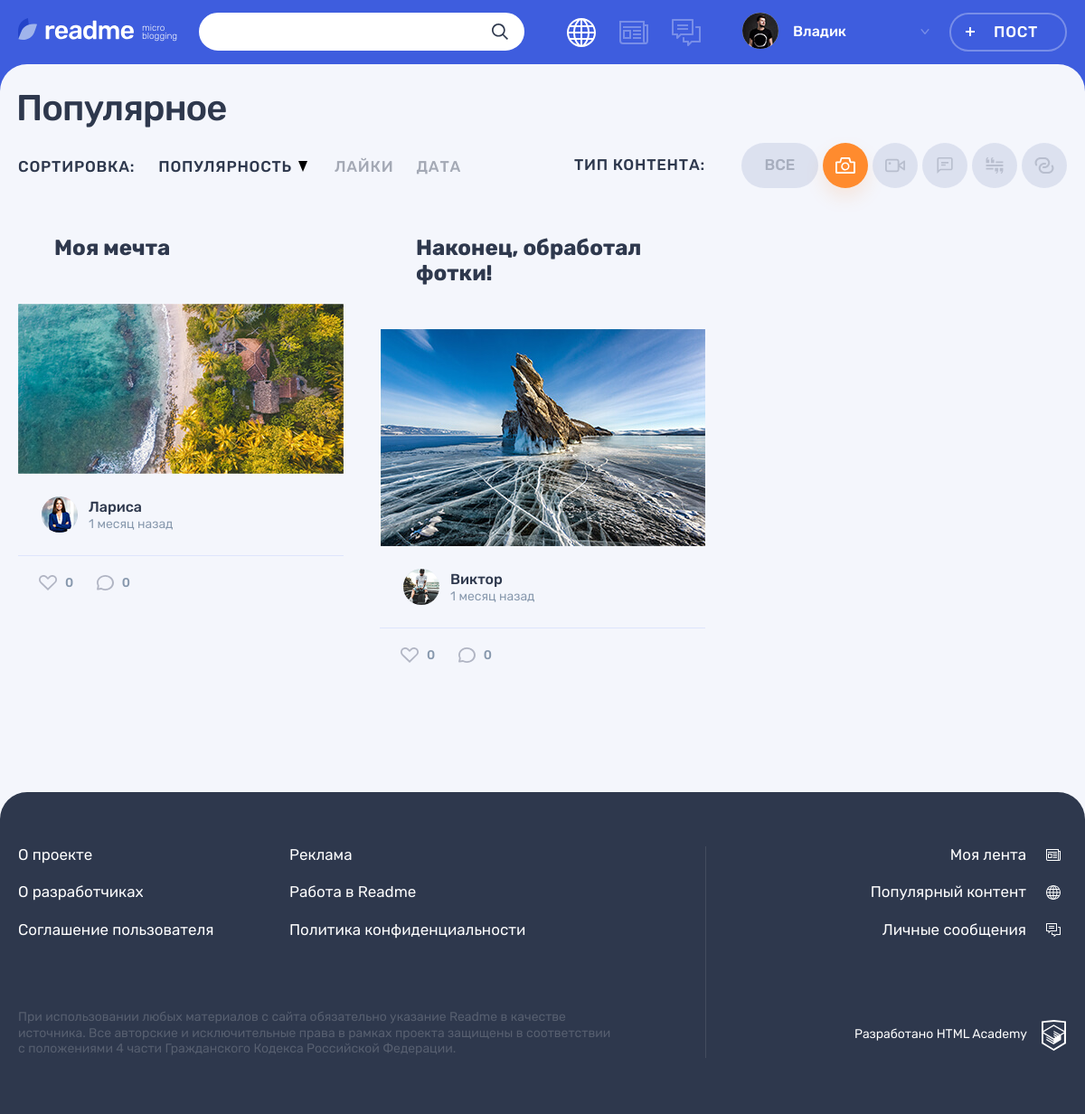
/popular.php?id=1 (signed in), run on the app's committed database.
### tables this page shows
CREATE TABLE types
(
  id              INT AUTO_INCREMENT PRIMARY KEY,
  title           VARCHAR(32) NOT NULL,
  class_name VARCHAR(32) NOT NULL
);

CREATE TABLE posts
(
  id           INT AUTO_INCREMENT PRIMARY KEY,
  dt_add       TIMESTAMP DEFAULT CURRENT_TIMESTAMP,
  title        VARCHAR(255) NOT NULL,
  text_content TEXT,
  quote_author VARCHAR(255),
  image        VARCHAR(255),
  video        VARCHAR(255),
  link         VARCHAR(255),
  views_count  INT,
  user_id      INT          NOT NULL,
  type_id      INT          NOT NULL,
  tag_id       INT
);

CREATE TABLE users
(
  id       INT AUTO_INCREMENT PRIMARY KEY,
  dt_add   TIMESTAMP DEFAULT CURRENT_TIMESTAMP,
  email    VARCHAR(128) NOT NULL UNIQUE,
  login    VARCHAR(64)  NOT NULL,
  password VARCHAR(255) NOT NULL,
  avatar   VARCHAR(255)
);

### helpers.php (called while the page is built, shortened)
<?php
function get_noun_plural_form(int $number, string $one, string $two, string $many): string {
    $number = (int)$number;
    $mod10 = $number % 10;
    $mod100 = $number % 100;
    switch (true) {
        case ($mod10 === 1):
            return $one;
    }
}
function include_template($name, array $data = []) {
    $name = 'templates/' . $name;
    extract($data);
    require $name;
    $result = ob_get_clean();
    return $result;
}
function generate_random_date($index) {
    $deltas = [
        ['minutes' => 59],
        ['hours' => 23],
        ['days' => 6],
        ['weeks' => 4],
        ['months' => 11]
    ];
    $dcnt = count($deltas);
    $delta = $deltas[$index];
    $timeval = rand(1, current($delta));
    $timename = key($delta);
    $ts = strtotime("$timeval $timename ago");
    $dt = date('Y-m-d H:i:s', $ts);
    return $dt;
}
function print_date_diff($date) {
    $first_date = date_create($date);
    $now = date_create('now');
    $date_diff = date_diff($now, $first_date);
    foreach ($date_diff as $period => $amount) {
        if ($amount !== 0) {
            switch ($period) {
                case 'm':
                    return "$amount " . get_noun_plural_form($amount, 'месяц', 'месяца', 'месяцев');
                    break;
            }
        }
    }
}
function get_data($con, $stmt, $is_row) {
    mysqli_stmt_execute($stmt);
    $result = mysqli_stmt_get_result($stmt);
    if ($is_row) {
        $data = mysqli_fetch_assoc($result);
    } else {
        $data = mysqli_fetch_all($result, MYSQLI_ASSOC);
    }
    return $data;
}

### models.php (called while the page is built, shortened)
<?php
function get_post_types($con) {
    $sql = "SELECT * FROM types";
    $stmt = mysqli_prepare($con, $sql);
    $types = get_data($con, $stmt, false);
    return $types;
}
function get_filtered_posts($con, $filtered_property, $value) {
    $limit = NUMBER_OF_PAGE_POSTS;
    if ($filtered_property) {
        $sql_filter = " WHERE $filtered_property = $value";
    } else {
        $sql_filter = "";
    }
    $sql = "SELECT p.*, u.login, u.avatar, t.class_name FROM posts p JOIN users u ON p.user_id = u.id JOIN types t ON p.type_id = t.id $sql_filter ORDER BY views_count DESC LIMIT ?;";
    $stmt = mysqli_prepare($con, $sql);
    mysqli_stmt_bind_param($stmt, 'i', $limit);
    $filtered_posts = get_data($con, $stmt, false);
    return $filtered_posts;
}

### templates/main.php (the view, shortened to what this page needs)
<section class="page__main page__main--popular">
    <div class="container">
        <h1 class="page__title page__title--popular">Популярное</h1>
    </div>
    <div class="popular container">
        <div class="popular__filters-wrapper">
            <div class="popular__sorting sorting">
                <b class="popular__sorting-caption sorting__caption">Сортировка:</b>
                <ul class="popular__sorting-list sorting__list">
                    <li class="sorting__item sorting__item--popular">
                        <a class="sorting__link sorting__link--active" href="#">
                            <span>Популярность</span>
                            <svg class="sorting__icon" width="10" height="12">
                                <use xlink:href="#icon-sort"></use>
                            </svg>
                        </a>
                    </li>
                    <li class="sorting__item">
                        <a class="sorting__link" href="#">
                            <span>Лайки</span>
                        </a>
                    </li>
                    <li class="sorting__item">
                        <a class="sorting__link" href="#">
                            <span>Дата</span>
                        </a>
                    </li>
                </ul>
            </div>
            <div class="popular__filters filters">
                <b class="popular__filters-caption filters__caption">Тип контента:</b>
                <ul class="popular__filters-list filters__list">
                    <li class="popular__filters-item popular__filters-item--all filters__item filters__item--all">
                        <a class="filters__button filters__button--ellipse filters__button--all  <?php if ($id === ''): ?>filters__button--active<?php endif; ?>" href="/">
                            <span>Все</span>
                        </a>
                    </li>
                    <?php foreach ($types as $type): ?>
                        <li class="popular__filters-item filters__item">
                            <a class="filters__button filters__button--<?= $type['class_name']; ?> <?php if ($id === strval($type['id'])): ?>filters__button--active<?php endif; ?> button" href="/?id=<?= $type['id']; ?>">
                                <svg class="filters__icon" width="22" height="18">
                                    <use xlink:href="#icon-filter-<?= $type['class_name']; ?>"></use>
                                </svg>
                            </a>
                        </li>
                    <?php endforeach; ?>
                </ul>
            </div>
        </div>
        <div class="popular__posts">
            <?php foreach ($posts as $key => $post): ?>
                <article class="popular__post post-<?= $post['class_name']; ?>">
                    <header class="post__header">
                        <h2>
                            <a href="/post.php?id=<?= $post['id']; ?>"><?= htmlspecialchars($post['title']) ?></a>
                        </h2>
                    </header>
                    <div class="post__main">
                        <?php if ($post['class_name'] === 'quote'): ?>
                            <blockquote>
                                <p><?= htmlspecialchars($post['text_content']) ?></p>
                                <cite><?= htmlspecialchars($post['quote_author']) ?></cite>
                            </blockquote>
                        <?php elseif ($post['class_name'] === 'photo'): ?>
                            <div class="post-photo__image-wrapper">
                                <img src="img/<?= htmlspecialchars($post['image']) ?>" alt="Фото от пользователя" width="360" height="240">
                            </div>
                        <?php endif; ?>
                    </div>
                    <footer class="post__footer">
                        <div class="post__author">
                            <a class="post__author-link" href="#" title="Автор">
                                <div class="post__avatar-wrapper">
                                    <img class="post__author-avatar" src="img/<?= $post['avatar'] ?>" alt="Аватар пользователя">
                                </div>
                                <div class="post__info">
                                    <b class="post__author-name"><?= htmlspecialchars($post['login']) ?></b>
                                    <time class="post__time" datetime="<?= generate_random_date($key) ?>" title="<?= date_format(date_create($post['dt_add']), 'd.m.Y H:i'); ?>">
                                        <?= print_date_diff($post['dt_add']); ?> назад
                                    </time>
                                </div>
                            </a>
                        </div>
                        <div class="post__indicators">
                            <div class="post__buttons">
                                <a class="post__indicator post__indicator--likes button" href="#" title="Лайк">
                                    <svg class="post__indicator-icon" width="20" height="17">
                                        <use xlink:href="#icon-heart"></use>
                                    </svg>
                                    <span>0</span>
                                </a>
                                <a class="post__indicator post__indicator--comments button" href="#" title="Комментарии">
                                    <svg class="post__indicator-icon" width="19" height="17">
                                        <use xlink:href="#icon-comment"></use>
                                    </svg>
                                    <span>0</span>
                                </a>
                            </div>
                        </div>
                    </footer>
                </article>
            <?php endforeach; ?>
        </div>
    </div>
</section>

### templates/layout.php (shortened to what this page needs)
<!DOCTYPE html>
<html lang="ru">
<head>
    <link rel="stylesheet" href="css/main.css">
</head>
<body class="page">
<header class="header">
    <div class="header__wrapper container">
        <div class="header__logo-wrapper">
            <a class="header__logo-link" href="main.html">
                <img class="header__logo" src="img/logo.svg" alt="Логотип readme" width="128" height="24">
            </a>
            <p class="header__topic">
                micro blogging
            </p>
        </div>
        <form class="header__search-form form" action="search.php" method="get">
            <div class="header__search">
                <input class="header__search-input form__input" type="search">
                <button class="header__search-button button" type="submit">
                    <svg class="header__search-icon" width="18" height="18">
                        <use xlink:href="#icon-search"></use>
                    </svg>
                </button>
            </div>
        </form>
        <div class="header__nav-wrapper">
            <nav class="header__nav">
                <ul class="header__my-nav">
                    <li class="header__my-page header__my-page--popular">
                        <a class="header__page-link header__page-link--active" title="Популярный контент">
                        </a>
                    </li>
                    <li class="header__my-page header__my-page--feed">
                        <a class="header__page-link" href="feed.html" title="Моя лента">
                        </a>
                    </li>
                    <li class="header__my-page header__my-page--messages">
                        <a class="header__page-link" href="messages.html" title="Личные сообщения">
                        </a>
                    </li>
                </ul>
                <ul class="header__user-nav">
                    <?php if (isset($user_name)): ?>
                        <li class="header__profile">
                            <a class="header__profile-link" href="#">
                                <div class="header__avatar-wrapper">
                                    <img class="header__profile-avatar" src="<?= $user_avatar ?>" alt="Аватар профиля">
                                </div>
                                <div class="header__profile-name">
                                <span>
                                    <?= $user_name ?>
                                </span>
                                    <svg class="header__link-arrow" width="10" height="6">
                                        <use xlink:href="#icon-arrow-right-ad"></use>
                                    </svg>
                                </div>
                            </a>
                        </li>
                        <li>
                            <a class="header__post-button button button--transparent" href="add.php">Пост</a>
                        </li>
                    <?php endif; ?>
                </ul>
            </nav>
        </div>
    </div>
</header>
<?= $main_content ?>
<footer class="footer">
    <div class="footer__wrapper">
        <div class="footer__container container">
            <div class="footer__site-info">
                <div class="footer__site-nav">
                    <ul class="footer__info-pages">
                        <li class="footer__info-page">
                            <a class="footer__page-link" href="#">О проекте</a>
                        </li>
                        <li class="footer__info-page">
                            <a class="footer__page-link" href="#">Реклама</a>
                        </li>
                        <li class="footer__info-page">
                            <a class="footer__page-link" href="#">О разработчиках</a>
                        </li>
                        <li class="footer__info-page">
                            <a class="footer__page-link" href="#">Работа в Readme</a>
                        </li>
                        <li class="footer__info-page">
                            <a class="footer__page-link" href="#">Соглашение пользователя</a>
                        </li>
                        <li class="footer__info-page">
                            <a class="footer__page-link" href="#">Политика конфиденциальности</a>
                        </li>
                    </ul>
                </div>
                <p class="footer__license">
                    При использовании любых материалов с сайта обязательно указание Readme в качестве источника. Все
                    авторские и исключительные права в рамках проекта защищены в соответствии с положениями 4 части
                    Гражданского Кодекса Российской Федерации.
                </p>
            </div>
            <div class="footer__my-info">
                <ul class="footer__my-pages">
                    <li class="footer__my-page footer__my-page--feed">
                        <a class="footer__page-link" href="feed.html">Моя лента</a>
                    </li>
                    <li class="footer__my-page footer__my-page--popular">
                        <a class="footer__page-link" href="popular.html">Популярный контент</a>
                    </li>
                    <li class="footer__my-page footer__my-page--messages">
                        <a class="footer__page-link" href="messages.html">Личные сообщения</a>
                    </li>
                </ul>
                <div class="footer__copyright">
                    <a class="footer__copyright-link" href="#">
                        <span>Разработано HTML Academy</span>
                        <svg class="footer__copyright-logo" width="27" height="34">
                            <use xlink:href="#icon-htmlacademy"></use>
                        </svg>
                    </a>
                </div>
            </div>
        </div>
    </div>
</footer>
</body>
</html>

### popular.php (shortened to what this page needs)
<?php
include_once 'config.php';
include_once 'helpers.php';
include_once 'models.php';
$title = 'readme: популярное';
$types = get_post_types($con);
if (isset($_GET["id"])) {
    $id = $_GET["id"];
    $posts = get_filtered_posts($con, 't.id', intval($id));
} else {
    $id = '';
    $posts = get_filtered_posts($con, '', null);
}
$main_content = include_template('main.php', [
    'types' => $types,
    'posts' => $posts,
    'id' => $id
]);
$layout = include_template('layout.php', [
    'main_content' => $main_content,
    'user_name' => $_SESSION['user']['login'],
    'user_avatar' => $_SESSION['user']['avatar'],
    'title' => $title,
]);
?>
<?= $layout; ?>

### data on the page
posts: title "Моя мечта", image (picture), user.avatar (picture), user.login "Лариса", dt_add "1 месяц"
posts: title "Наконец, обработал фотки!", image (picture), user.avatar (picture), user.login "Виктор", dt_add "1 месяц"

### other printed values
$user_name "Владик"
